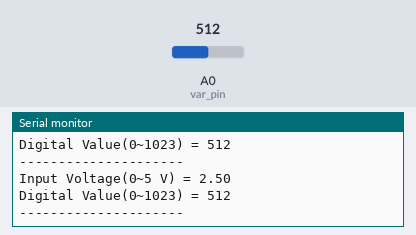
Recording of a sketch running on a simulated Arduino Uno, built with avr-gcc and run on an emulated ATmega328P. On the bench: the last lines printed to the serial monitor. Inputs (shaded band) come from the test bench; at power-on: A0 (var_pin) = 512.

Above: at 1.2 s.
1.3 s: A0 (var_pin) set to 716
At 1.33 s:
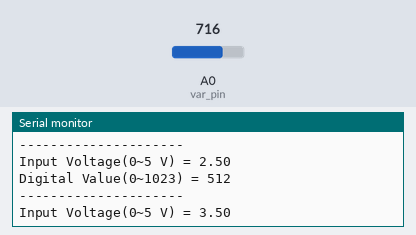
2.8 s: A0 (var_pin) set to 900
At 2.83 s:
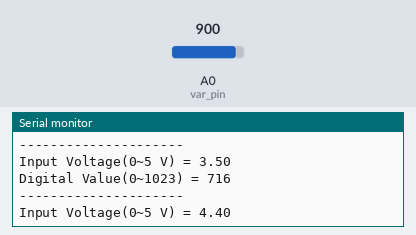
Timing chart, 0 to 5.8 s (numbered marks = the images above; inputs shaded):
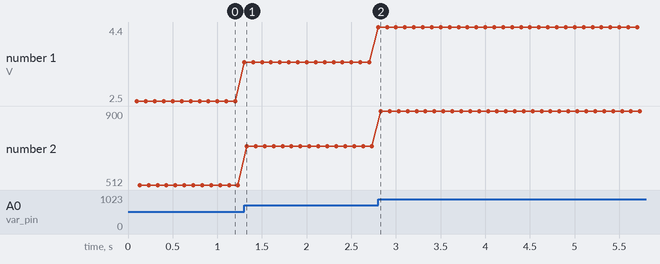

Measured:
- after the input at 1.3 s, the serial monitor: prints a new line at once (image 1)
- after the input at 2.8 s, the serial monitor: prints a new line at once (image 2)
- plotted number 1: 2.5 → 3.5 after the input at 1.3 s, 3.5 → 4.4 after the input at 2.8 s
- plotted number 2: 512 → 716 after the input at 1.3 s, 716 → 900 after the input at 2.8 s

The sketch:

app.ino
```cpp
#include <SimpleTimer.h>

SimpleTimer timer;
const int var_pin = A0;
int analog_val;

void check() {
    int digital_val;
    float ff;

    digital_val = analogRead(var_pin);

    ff = (float)digital_val / 1023. * 5.0;

    Serial.print("Input Voltage(0~5 V) = ");
    Serial.println(ff);

    Serial.print("Digital Value(0~1023) = ");
    Serial.println(digital_val);
    Serial.println("---------------------");

    // delay(2000);
}

void setup() {
    Serial.begin(9600);
    timer.setInterval(100, check);
}

void loop() {
    timer.run();
}
```
